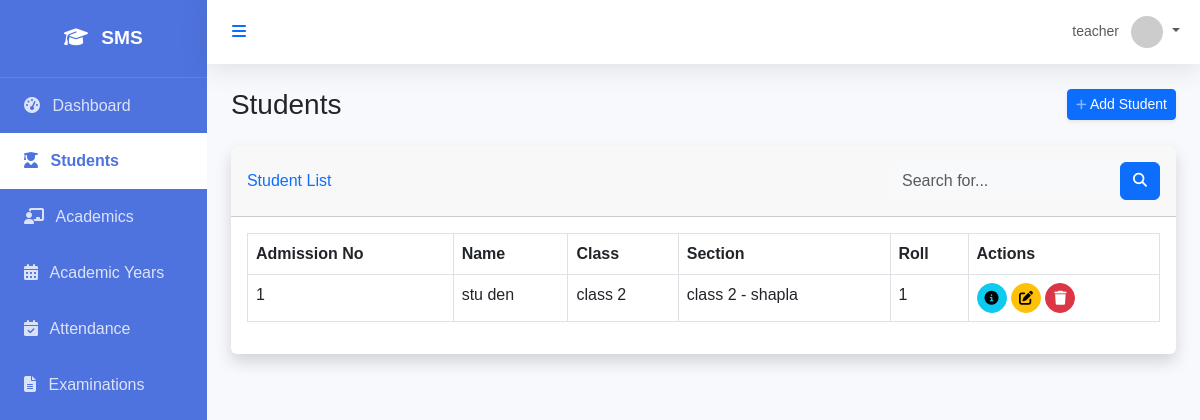
The app's page /students/ (signed in) with its own data.
### core/models.py (models this page shows, shortened)
class User(AbstractUser):
    class Role(models.TextChoices):
        SUPER_ADMIN = "SUPER_ADMIN", "Super Admin"
        SCHOOL_ADMIN = "SCHOOL_ADMIN", "School Admin"
        ACADEMIC_ADMIN = "ACADEMIC_ADMIN", "Academic Admin"
        TEACHER = "TEACHER", "Teacher"
        STUDENT = "STUDENT", "Student"
        PARENT = "PARENT", "Parent"
        ACCOUNTANT = "ACCOUNTANT", "Accountant"
        LIBRARIAN = "LIBRARIAN", "Librarian"
        RECEPTIONIST = "RECEPTIONIST", "Receptionist"
        HR_MANAGER = "HR_MANAGER", "HR Manager"
    role = models.CharField(max_length=50, choices=Role.choices, default=Role.STUDENT)
    objects = CustomUserManager()

### students/models.py (models this page shows, shortened)
class Student(models.Model):
    user = models.OneToOneField(settings.AUTH_USER_MODEL, on_delete=models.CASCADE, related_name='student_profile')
    admission_number = models.CharField(max_length=50, unique=True)
    admission_date = models.DateField()
    roll_number = models.IntegerField(null=True, blank=True)
    date_of_birth = models.DateField()
    gender = models.CharField(max_length=10, choices=[('M', 'Male'), ('F', 'Female'), ('O', 'Other')])
    blood_group = models.CharField(max_length=5, blank=True)
    address = models.TextField()
    phone_number = models.CharField(max_length=15, blank=True)
    current_class = models.ForeignKey('academics.Class', on_delete=models.SET_NULL, null=True, blank=True, related_name='students')
    section = models.ForeignKey('academics.Section', on_delete=models.SET_NULL, null=True, blank=True, related_name='students')
    created_at = models.DateTimeField(auto_now_add=True)
    updated_at = models.DateTimeField(auto_now=True)

### academics/models.py (models this page shows)
class Class(models.Model):
    name = models.CharField(max_length=50) # e.g. Class 1, Grade 10
    numeric_value = models.IntegerField(unique=True) # For sorting
    class Meta:
        verbose_name_plural = "Classes"
        ordering = ['numeric_value']
    def __str__(self):
        return self.name

class Section(models.Model):
    name = models.CharField(max_length=10) # e.g. A, B, C
    class_name = models.ForeignKey(Class, on_delete=models.CASCADE, related_name='sections')
    class_teacher = models.ForeignKey(User, on_delete=models.SET_NULL, null=True, blank=True, limit_choices_to={'role': 'TEACHER'})
    class Meta:
        unique_together = ['name', 'class_name']
        ordering = ['name']
    def __str__(self):
        return f"{self.class_name.name} - {self.name}"

### students/views.py (the view)
# urls.py: path('', student_list, name='student_list'),
@login_required
def student_list(request):
    queryset = Student.objects.all()
    query = request.GET.get('q')
    if query:
        queryset = queryset.filter(
            Q(user__first_name__icontains=query) |
            Q(user__last_name__icontains=query) |
            Q(admission_number__icontains=query)
        )
    paginator = Paginator(queryset, 10)
    page_number = request.GET.get('page')
    page_obj = paginator.get_page(page_number)
    return render(request, 'students/student_list.html', {'students': page_obj, 'page_obj': page_obj, 'is_paginated': page_obj.has_other_pages()})

### templates/students/student_list.html (shortened to what this page needs)
{% extends 'base.html' %}
{% block content %}
<div class="d-sm-flex align-items-center justify-content-between mb-4">
    <h1 class="h3 mb-0 text-gray-800">Students</h1>
    <a href="{% url 'student_create' %}" class="d-none d-sm-inline-block btn btn-sm btn-primary shadow-sm">
         Add Student
    </a>
</div>
<div class="card shadow mb-4" x-data="{ show: true }" x-show="show" x-transition:enter="transition ease-out duration-300" x-transition:enter-start="opacity-0 transform scale-90" x-transition:enter-end="opacity-100 transform scale-100">
    <div class="card-header py-3 d-flex justify-content-between align-items-center">
        <h6 class="m-0 font-weight-bold text-primary">Student List</h6>
        <form class="d-none d-sm-inline-block form-inline mr-auto ml-md-3 my-2 my-md-0 mw-100 navbar-search" method="get">
            <div class="input-group">
                <input type="text" name="q" class="form-control bg-light border-0 small" placeholder="Search for..."
                    aria-label="Search" aria-describedby="basic-addon2" value="{{ request.GET.q|default:'' }}">
                <div class="input-group-append">
                    <button class="btn btn-primary" type="submit">
                        <i class="fas fa-search fa-sm"></i>
                    </button>
                </div>
            </div>
        </form>
    </div>
    <div class="card-body">
        <div class="table-responsive">
            <table class="table table-bordered" id="dataTable" width="100%" cellspacing="0">
                <thead>
                    <tr>
                        <th>Admission No</th>
                        <th>Name</th>
                        <th>Class</th>
                        <th>Section</th>
                        <th>Roll</th>
                        <th>Actions</th>
                    </tr>
                </thead>
                <tbody>
                    {% for student in students %}
                    <tr class="hover-row">
                        <td>{{ student.admission_number }}</td>
                        <td>{{ student.user.get_full_name }}</td>
                        <td>{{ student.current_class }}</td>
                        <td>{{ student.section }}</td>
                        <td>{{ student.roll_number }}</td>
                        <td>
                            <a href="{% url 'student_detail' student.pk %}" class="btn btn-info btn-sm btn-circle">
                                <i class="fas fa-info-circle"></i>
                            </a>
                            <a href="{% url 'student_update' student.pk %}" class="btn btn-warning btn-sm btn-circle">
                                <i class="fas fa-edit"></i>
                            </a>
                            <a href="{% url 'student_delete' student.pk %}" class="btn btn-danger btn-sm btn-circle">
                                <i class="fas fa-trash"></i>
                            </a>
                        </td>
                    </tr>
                    {% empty %}
                    <tr>
                        <td colspan="6" class="text-center">No students found.</td>
                    </tr>
                    {% endfor %}
                </tbody>
            </table>
        </div>
    </div>
</div>
{% endblock %}

### templates/base.html (shortened to what this page needs)
<!DOCTYPE html>
<html lang="en">
<head>
    <link href="https://cdn.jsdelivr.net/npm/bootstrap@5.3.0/dist/css/bootstrap.min.css" rel="stylesheet">
    <link href="https://cdnjs.cloudflare.com/ajax/libs/font-awesome/6.4.0/css/all.min.css" rel="stylesheet">
</head>
<body x-data="{ sidebarOpen: true }">
    <div id="wrapper" :class="{ 'toggled': !sidebarOpen }">
        <div id="sidebar-wrapper" x-show="sidebarOpen" x-transition:enter="transition ease-out duration-300" x-transition:enter-start="opacity-0 transform -translate-x-full" x-transition:enter-end="opacity-100 transform translate-x-0" x-transition:leave="transition ease-in duration-300" x-transition:leave-start="opacity-100 transform translate-x-0" x-transition:leave-end="opacity-0 transform -translate-x-full">
            <div class="sidebar-heading">
                <i class="fas fa-graduation-cap me-2"></i> SMS
            </div>
            <div class="list-group list-group-flush">
                <a href="{% url 'dashboard' %}" class="list-group-item list-group-item-action {% if request.resolver_match.url_name == 'dashboard' %}active{% endif %}">
                    <i class="fas fa-tachometer-alt me-2"></i> Dashboard
                </a>
                {% if user.role == 'SUPER_ADMIN' or user.role == 'SCHOOL_ADMIN' or user.role == 'TEACHER' or user.role == 'ACADEMIC_ADMIN' %}
                <a href="{% url 'student_list' %}" class="list-group-item list-group-item-action {% if 'students' in request.path %}active{% endif %}">
                    <i class="fas fa-user-graduate me-2"></i> Students
                </a>
                {% endif %}
                {% if user.role == 'SUPER_ADMIN' or user.role == 'SCHOOL_ADMIN' or user.role == 'TEACHER' or user.role == 'ACADEMIC_ADMIN' or user.role == 'STUDENT' %}
                <a href="{% url 'class_list' %}" class="list-group-item list-group-item-action {% if 'academics' in request.path and 'academic-years' not in request.path %}active{% endif %}">
                    <i class="fas fa-chalkboard-teacher me-2"></i> Academics
                </a>
                <a href="{% url 'academic_year_list' %}" class="list-group-item list-group-item-action {% if 'academic-years' in request.path %}active{% endif %}">
                    <i class="fas fa-calendar-alt me-2"></i> Academic Years
                </a>
                {% endif %}
                <a href="{% url 'attendance_dashboard' %}" class="list-group-item list-group-item-action {% if 'attendance' in request.path %}active{% endif %}">
                    <i class="fas fa-calendar-check me-2"></i> Attendance
                </a>
                <a href="{% url 'exam_list' %}" class="list-group-item list-group-item-action {% if 'examination' in request.path %}active{% endif %}">
                    <i class="fas fa-file-alt me-2"></i> Examinations
                </a>
            </div>
        </div>
        <div id="page-content-wrapper">
            <nav class="navbar navbar-expand-lg navbar-light bg-white mb-4 static-top">
                <div class="container-fluid">
                    <button class="btn btn-link text-primary" @click="sidebarOpen = !sidebarOpen">
                        <i class="fas fa-bars"></i>
                    </button>
                    <ul class="navbar-nav ms-auto">
                        <li class="nav-item dropdown">
                            <a class="nav-link dropdown-toggle" href="#" id="userDropdown" role="button" data-bs-toggle="dropdown" aria-expanded="false">
                                <span class="me-2 d-none d-lg-inline text-gray-600 small">{{ user.username }}</span>
                                <img class="img-profile rounded-circle" src="https://ui-avatars.com/api/?name={{ user.username }}" width="32" height="32">
                            </a>
                        </li>
                    </ul>
                </div>
            </nav>
            <div class="container-fluid px-4">
                {% block content %}{% endblock %}
            </div>
        </div>
    </div>
</body>
</html>

### templates/base.html (style rules this page uses)
:root { --primary-color: #4e73df; --secondary-color: #858796; --success-color: #1cc88a; --info-color: #36b9cc; --warning-color: #f6c23e; --danger-color: #e74a3b; --light-color: #f8f9fc; --dark-color: #5a5c69; }
body { font-family: 'Nunito', sans-serif; background-color: #f8f9fc; overflow-x: hidden; }
#wrapper { display: flex; width: 100%; align-items: stretch; }
#sidebar-wrapper { min-height: 100vh; width: 250px; background-color: var(--primary-color); color: white; transition: all 0.3s ease; }
#sidebar-wrapper .sidebar-heading { padding: 1.5rem; font-size: 1.2rem; font-weight: bold; text-align: center; border-bottom: 1px solid rgba(255, 255, 255, 0.1); }
#sidebar-wrapper .list-group-item { padding: 1rem 1.5rem; background-color: transparent; color: rgba(255, 255, 255, 0.8); border: none; transition: all 0.2s ease; }
#sidebar-wrapper .list-group-item.active { background-color: white; color: var(--primary-color); font-weight: bold; }
#page-content-wrapper { width: 100%; display: flex; flex-direction: column; }
.navbar { box-shadow: 0 .15rem 1.75rem 0 rgba(58,59,69,.15); }
.card { border: none; box-shadow: 0 .15rem 1.75rem 0 rgba(58,59,69,.15); transition: transform 0.2s ease; }

### templates/students/student_list.html (style rules this page uses)
.btn-circle { border-radius: 100%; height: 30px; width: 30px; display: inline-flex; align-items: center; justify-content: center; }

### records on screen
User: username "teacher"
Student: admission_number "1", user.get_full_name "stu den", current_class "class 2", section "class 2 - shapla", roll_number "1"
